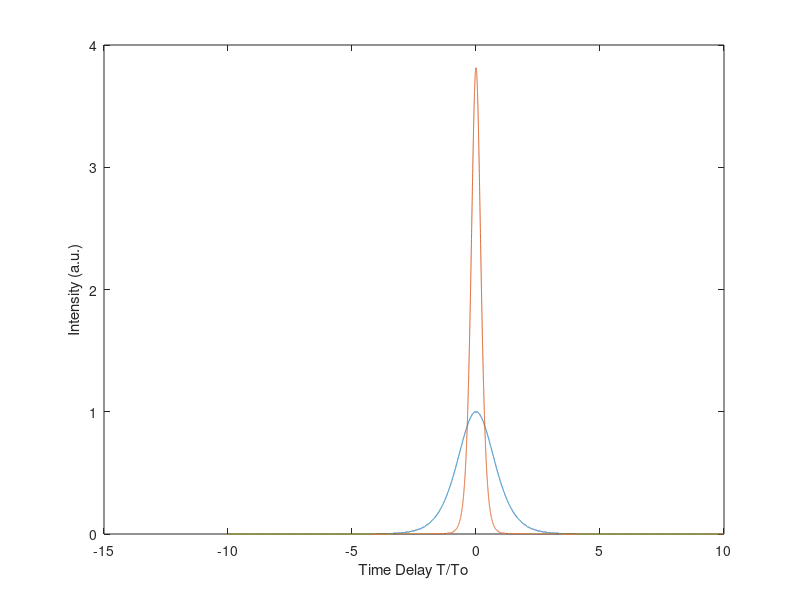
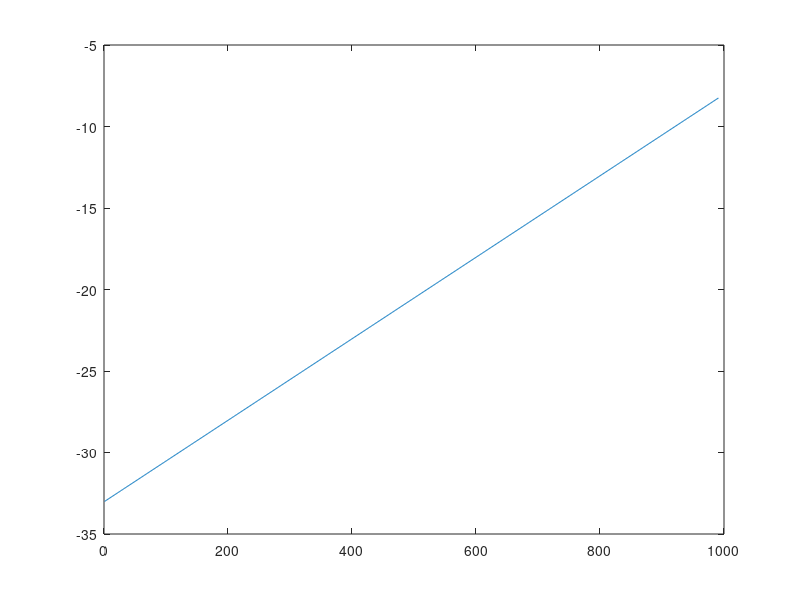
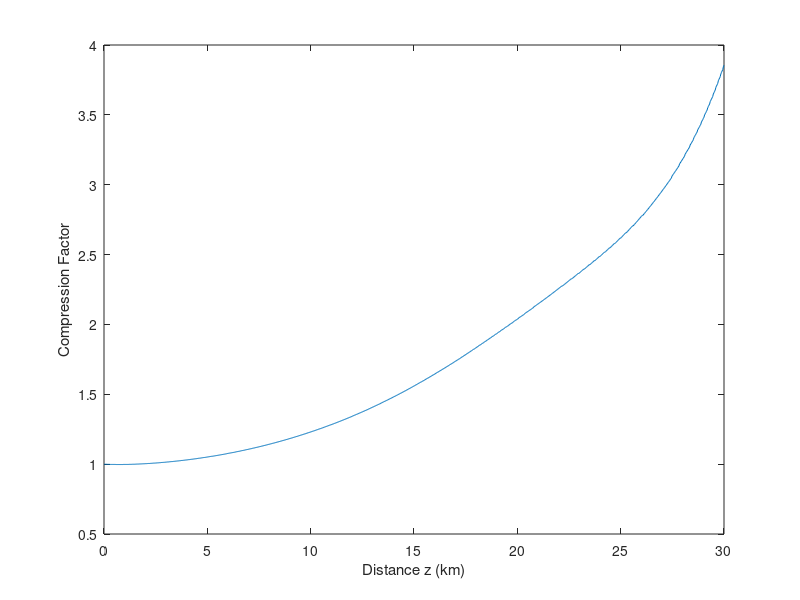
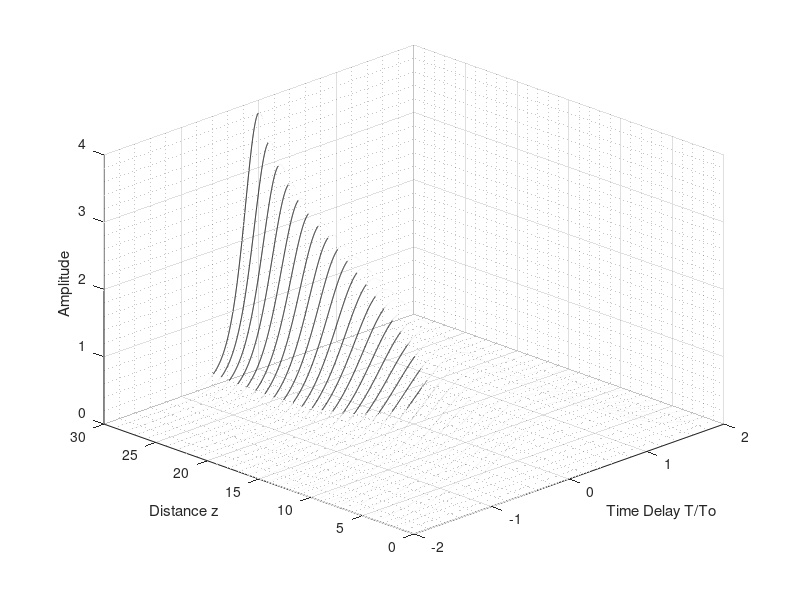

These charts were generated, in order, by the following MATLAB code:
%First order soliton with chirp
%%
clc; clear all; close all;

b2 = -33;% -10;
b2_initial = b2;

% gama = 0.1; %0.1
alpha = 0;
To= 10; %Pulse width
T = 20*To;
nSamples = 2^15;

sigma = 0.025;
% sigma = C*b2_initial;
% C = sigma/b2;
C = 0;

Fs = (nSamples-1)/T;

dt = 1/Fs;
t = (-nSamples/2:nSamples/2-1)*dt;

df = 2*pi/T;
f = (-nSamples/2:nSamples/2-1)*df;
f = fftshift(f);

N_order = 1;
Po = N_order^2;
Ld = To^2/abs(b2);
% Lnl = 1/(Po*gama);
Lnl = Ld;
gama = 1/(Po*Ld);
L = 30; %Ten is too much, five is okayish

dz = min(Ld,Lnl)/100;
z_vector = 0:dz:L;

%%
simul_wave = zeros(length(z_vector), length(t));
spec_wave = zeros(length(z_vector), length(t));
A = N_order*sech(t/To).*exp(1i*C*t.^2/(2*To^2));

Ao = abs(A).^2;
fwhm1=find(abs(Ao)>abs(max(Ao)/2));
fwhm1=length(fwhm1);
fwhm_vec = zeros(1, length(z_vector));
%%
% f = ifftshift(f);
b2 = b2_initial;

b2_vec = b2_initial;
% sigma = C*b2;
%%
for i = 1:length(z_vector)
    D = exp(1i*(dz/2)*b2*f.^2).*fft(A);
    D = ifft(D);
    N = exp(1i*gama*abs(A).^2*dz);
    A = D.*N;
    simul_wave(i,:) = abs(A).^2;
    

%     plot(t/To, simul_wave(i,:));
%     ylim([0 4])
%     pause(.00000001);
   
    

    b2_vec(i) = b2;
    b2 = b2 + sigma;
    
    fwhm=find(abs(simul_wave(i,:))>abs(max(simul_wave(i,:))/2));
    fwhm=length(fwhm);
    fwhm_vec(i) = fwhm;
    c_factor(i) = fwhm1/fwhm;
end

%%
% figure;
% mesh(t/To,z_vector, simul_wave);
% xlabel('Time Delay T/To');
% ylabel('Distance z');
% zlabel('Amplitude');
% title('First order soliton with initial chirp');
% view(0, 90);
%%
figure;
plot(t/To,simul_wave(1,:));
hold on;
plot(t/To, simul_wave(end,:));
% title({'Soliton pulse', 'in the anomalous dispersion regime'})
xlabel('Time Delay T/To')
ylabel('Intensity (a.u.)')

%%
% f = ifftshift(f);
%%
% figure;
% plot(f,spec_wave(1,:));
% hold on;
% plot(f,spec_wave(20,:));
% hold on;
% plot(f,spec_wave(end,:));
% legend('z = 0', 'z = L/2', 'z = L');
% title('Frequency spectrum')
% xlabel('f')
% ylabel('Amplitude')
% xlim([-5 5])
%%
figure
plot(b2_vec)

%%
% figure;
% semilogy(t/To,simul_wave(1,:));
% hold on;
% semilogy(t/To, simul_wave(20,:));
% hold on;
% semilogy(t/To, simul_wave(end,:));
% legend('z = 0', 'z = L/2', 'z = L');
% title({'Soliton pulse', 'in the anomalous dispersion regime'})
% xlabel('T/To')
% ylabel('Logarithmic Amplitude')
%%
% ownLog = log(simul_wave)/log(1.01);
% plot(t/To, ownLog);
%%
% aComb = simul_wave(end,:);
% aComb = [aComb simul_wave(end,:)];
% plot(aComb);
%%
for i = 1:length(z_vector)
    eT(i) = trapz(t/To,simul_wave(i,:));
    simAmp(i) = max(simul_wave(i,:));
    eSech(i) = 2*simAmp(i)*((fwhm_vec(i)*dt/To)/1.763); %1.763 is a constant from Cao Wai 2005 paper
    PE(i) = abs(eT(i)-eSech(i))/eT(i) *100;
end
%%
figure;
plot(z_vector,c_factor)
xlabel('Distance z (km)')
ylabel('Compression Factor')
% title('Compression Factor')
% hold on
% plot(z_vector,PE)
%%
fake_z_vector = 1:L;
for i = 1:L
    tar = find(z_vector < fake_z_vector(i)+dz/2 & z_vector > fake_z_vector(i)-dz/2);
    fake_sim_wave(i,:) = simul_wave(tar,:);    
end
%%
figure
surface(t/To, fake_z_vector, fake_sim_wave, 'FaceAlpha', [0], 'MeshStyle', 'row');
xlim([-2 2])
grid on
grid minor
view([-45 30])
xlabel('Time Delay T/To');
ylabel('Distance z');
zlabel('Amplitude');